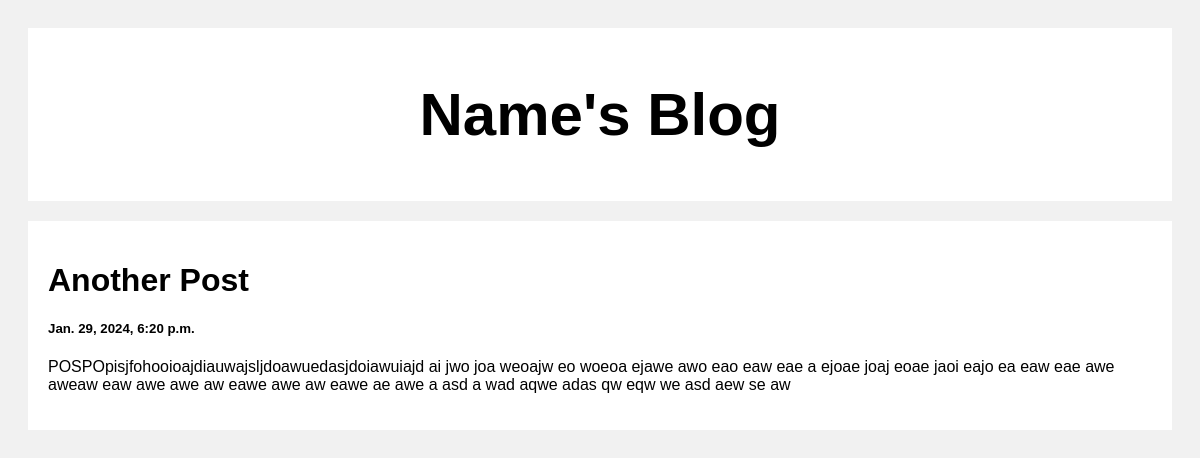
Screenshot of /post/2 with the database file from the repository.
### posts/models.py (models this page shows)
class Post(models.Model):
  title = models.CharField(max_length=100)
  body = models.CharField(max_length=1000000)
  created_at = models.DateTimeField(default=datetime.now, blank=True)

### posts/views.py (the view)
# urls.py: path('post/<str:pk>', views.post, name='post'),
def post(request, pk):
  posts = Post.objects.get(id=pk)
  return render(request, "posts.html", {"posts": posts})

### templates/posts.html (shortened to what this page needs)
<!DOCTYPE html>
<html>
  <head>
  </head>
  <body>
    <div class="header">
      <h2>Name's Blog</h2>
    </div>
    <div class="row">
      <div class="leftcolumn">
        <div class="card">
            <h1>{{ posts.title }}</h1>
            <h5>{{ posts.created_at }}</h5>
            <p>{{ posts.body }}</p>
        </div>
      </div>
    </div>
  </body>
</html>

### templates/posts.html (style rules this page uses)
* { box-sizing: border-box; }
body { font-family: Arial; padding: 20px; background: #f1f1f1; }
.header { padding: 2px; font-size: 40px; text-align: center; background: white; }
.leftcolumn { float: left; width: 100%; }
.card { background-color: white; padding: 20px; margin-top: 20px; }
.row:after { content: ""; display: table; clear: both; }

### rows the page displays
Post: title "Another Post", created_at "Jan. 29, 2024, 6:20 p.m.", body "POSPOpisjfohooioajdiauwajsljdoawuedasjdoiawuiajd ai jwo joa weoajw eo woeoa ejawe awo eao eaw eae a ejoae joaj eoae jaoi eajo ea eaw eae awe aweaw eaw awe awe aw eawe awe aw eawe ae awe a asd a wad aqwe adas qw eqw we asd aew se aw"
